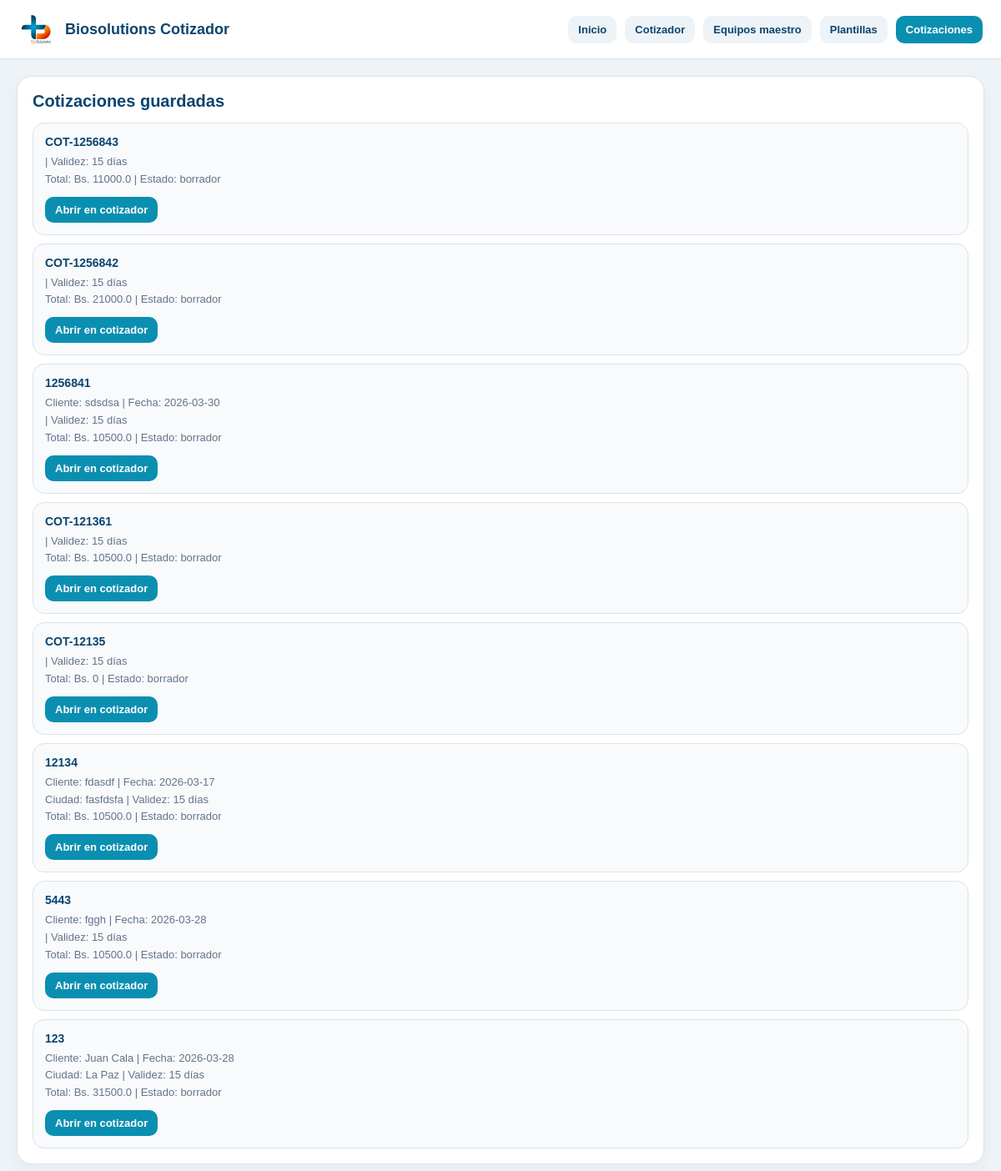
The page /cotizaciones on the database its author committed.
### tables this page shows
CREATE TABLE cotizaciones (
    id INTEGER PRIMARY KEY AUTOINCREMENT,
    numero TEXT,
    fecha TEXT,
    cliente TEXT,
    atencion TEXT,
    ciudad TEXT,
    validez TEXT,
    forma_pago TEXT,
    observaciones TEXT,
    moneda TEXT DEFAULT 'BOB',
    total REAL DEFAULT 0,
    estado TEXT DEFAULT 'borrador'
, payload_json TEXT);

### app.py (the view)
@app.route("/cotizaciones")
def cotizaciones_page():
    conn = get_db_connection()
    ensure_payload_json_column(conn)
    cotizaciones = conn.execute("""
        SELECT *
        FROM cotizaciones
        ORDER BY id DESC
    """).fetchall()
    conn.close()
    return render_template("cotizaciones.html", cotizaciones=cotizaciones, active_page="cotizaciones")

### app.py (called while the page is built)
def get_db_connection():
    conn = sqlite3.connect(DB_PATH, timeout=10)
    conn.row_factory = sqlite3.Row
    return conn

def ensure_payload_json_column(conn):
    columns = conn.execute("PRAGMA table_info(cotizaciones)").fetchall()
    column_names = [col["name"] for col in columns]
    if "payload_json" not in column_names:
        conn.execute("ALTER TABLE cotizaciones ADD COLUMN payload_json TEXT")
        conn.commit()

### templates/cotizaciones.html (shortened to what this page needs)
{% extends "base.html" %}
{% block content %}
<section class="page-card">
  <h2>Cotizaciones guardadas</h2>
  {% if cotizaciones %}
    <div class="lib-list">
      {% for c in cotizaciones %}
        <div class="lib-card">
          <strong>{{ c["numero"] or "Sin número" }}</strong>
          <span>
            {% if c["cliente"] %}Cliente: {{ c["cliente"] }}{% endif %}
            {% if c["fecha"] %} | Fecha: {{ c["fecha"] }}{% endif %}
          </span>
          <span>
            {% if c["ciudad"] %}Ciudad: {{ c["ciudad"] }}{% endif %}
            {% if c["validez"] %} | Validez: {{ c["validez"] }}{% endif %}
          </span>
          <span>
            Total: Bs. {{ c["total"] or 0 }}
            {% if c["estado"] %} | Estado: {{ c["estado"] }}{% endif %}
          </span>
          <div class="actions">
            <a href="{{ url_for('cotizador') }}?cotizacion_id={{ c['id'] }}">Abrir en cotizador</a>
          </div>
        </div>
      {% endfor %}
    </div>
  {% else %}
    <p class="tiny-note">Todavía no hay cotizaciones guardadas en la base.</p>
  {% endif %}
</section>
{% endblock %}

### static/styles.css (style rules this page uses)
:root { --primary:#0b8fb0; --primary-dark:#0a4570; --accent:#f47c20; --text:#1f2937; --muted:#6b7280; --line:#dbe3ea; --soft:#f7fafc; --panel:#ffffff; --bg:#eef3f7; --danger:#dc2626; }
* { box-sizing:border-box }
body { margin:0; font-family:Arial, Helvetica, sans-serif; background:var(--bg); color:var(--text); }

### templates/cotizaciones.html (style rules this page uses)
.page-card { background:#fff; border:1px solid #dbe3ea; border-radius:18px; padding:18px; box-shadow:0 6px 18px rgba(0,0,0,.04); }
.page-card h2 { margin:0 0 14px; color:#0a4570; font-size:20px; }
.lib-list { display:grid; gap:10px; }
.lib-card { border:1px solid #dbe3ea; border-radius:14px; padding:14px; background:#f8fafc; }
.lib-card strong { display:block; margin-bottom:6px; color:#0a4570; font-size:14px; }
.lib-card span { display:block; font-size:13px; color:#64748b; line-height:1.6; }
.actions { margin-top:10px; display:flex; gap:8px; flex-wrap:wrap; }
.actions a { text-decoration:none; background:#0b8fb0; color:#fff; padding:8px 12px; border-radius:10px; font-size:13px; font-weight:700; }

### rows shown on the page
cotizaciones: numero "COT-1256843", validez "15 días", total "11000.0", estado "borrador"
cotizaciones: numero "COT-1256842", validez "15 días", total "21000.0", estado "borrador"
cotizaciones: numero "1256841", cliente "sdsdsa", fecha "2026-03-30", validez "15 días", total "10500.0", estado "borrador"
cotizaciones: numero "COT-121361", validez "15 días", total "10500.0", estado "borrador"
cotizaciones: numero "COT-12135", validez "15 días", total "0", estado "borrador"
cotizaciones: numero "12134", cliente "fdasdf", fecha "2026-03-17", ciudad "fasfdsfa", validez "15 días", total "10500.0", estado "borrador"
cotizaciones: numero "5443", cliente "fggh", fecha "2026-03-28", validez "15 días", total "10500.0", estado "borrador"
cotizaciones: numero "123", cliente "Juan Cala", fecha "2026-03-28", ciudad "La Paz", validez "15 días", total "31500.0", estado "borrador"
